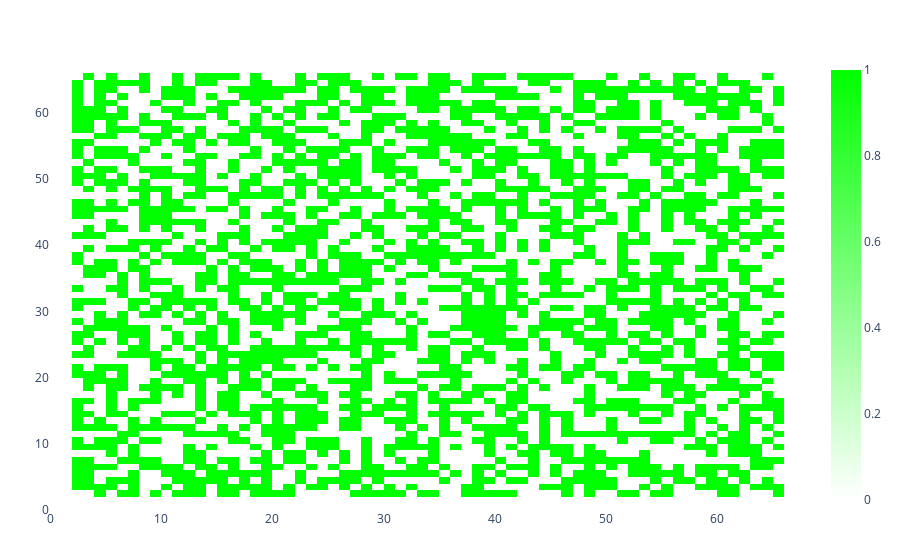

Notebook code cell kept with this figure:
### Markdown cell above
## Game

### Code cell
using PlotlyJS

n = 64;
Board = rand((0, 1), (n, n))
CheatingBoard = zeros(Int64, n+4, n+4)

CheatingBoard[3:n+2, 3:n+2] += Board;


display(Board)
display(CheatingBoard)

PlotlyJS.plot(
    PlotlyJS.heatmap(
        y = [0.5, 1.5, 2.5],
        x = [0.5, 1.5, 2.5],
        z = CheatingBoard[end:-1:1, 1:1:end],
        reverscale = true,
        type = "heatmap",
        colorscale = [[0, "rgb(255,255,255)"], [1, "rgb(0,255,0)"]],
        name = "Game Of Life",
    )
)

### Figure 1 — Plotly figure (JSON) as saved in the notebook; plotly's stock layout.template omitted (floating-point values rounded to 4 significant figures; data arrays with more than 128 entries replaced by an {"elided": "..."} marker saying what was removed)
{"data": [{"colorscale": [[0, "rgb(255,255,255)"], [1, "rgb(0,255,0)"]], "name": "Game Of Life", "reverscale": true, "transpose": true, "type": "heatmap", "x": [0.5, 1.5, 2.5], "y": [0.5, 1.5, 2.5], "z": {"elided": "68x68 int values"}}], "layout": {"margin": {"b": 50, "l": 50, "r": 50, "t": 60}}}
